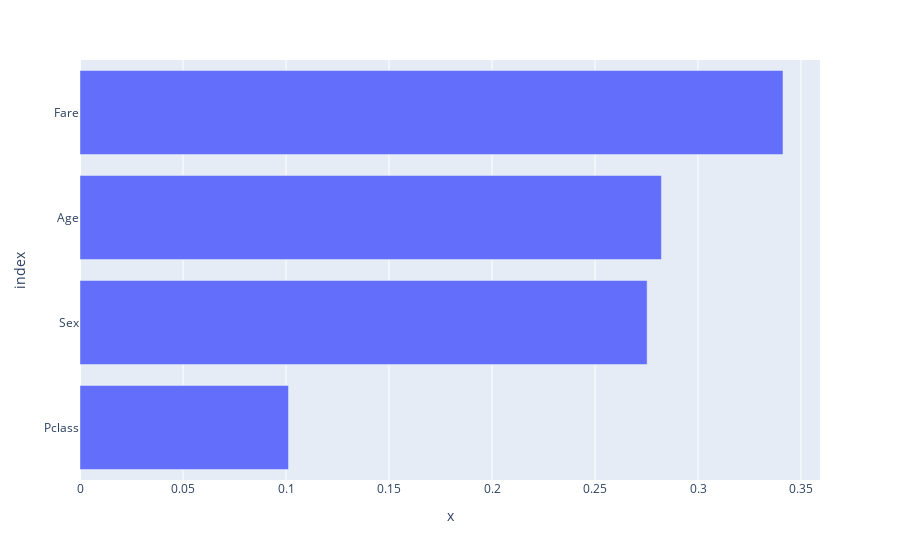

Here is the notebook cell this chart was saved with:
### Code cell
px.bar(data_frame = feat_imp, x= importances, y= features)

### Figure 1 — Plotly figure (JSON) as saved in the notebook; plotly's stock layout.template omitted (floating-point values rounded to 4 significant figures)
{"data": [{"alignmentgroup": "True", "hovertemplate": "x=%{x}<br>index=%{y}<extra></extra>", "legendgroup": "", "marker": {"color": "#636efa", "pattern": {"shape": ""}}, "name": "", "offsetgroup": "", "orientation": "h", "showlegend": false, "textposition": "auto", "type": "bar", "x": [0.1012, 0.2753, 0.2822, 0.3413], "xaxis": "x", "y": ["Pclass", "Sex", "Age", "Fare"], "yaxis": "y"}], "layout": {"barmode": "relative", "legend": {"tracegroupgap": 0}, "margin": {"t": 60}, "xaxis": {"anchor": "y", "domain": [0, 1], "title": {"text": "x"}}, "yaxis": {"anchor": "x", "domain": [0, 1], "title": {"text": "index"}}}}
